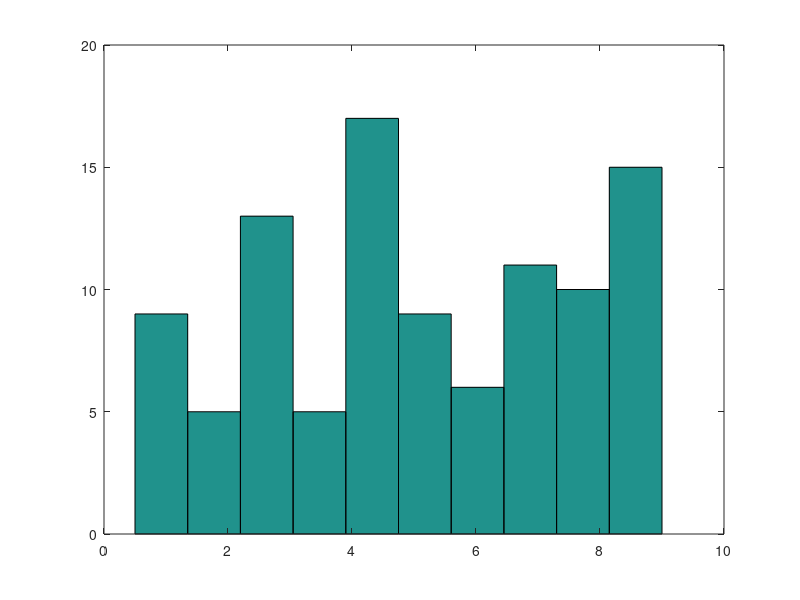

Reproduce this figure in MATLAB.

%  VARIABLES

l=9; % mitad del espacio
p=0.5; % valor del número de salto
n=100; % filas / numero de partículas
d=1; % columnas / dimensión
archivo="datos.txt";


%  Número de valores permitidos a través
%  del espacio.

k=((2*l)/p)+1;


%  Se define una matriz 'particulas'
%  que reune las coordenadas de cada partícula,
%  una por cada fila.

%  Las partículas se generan aleatoreamente
%  en función de la cantidad de
%  valores permitidos.

particulas=randi([1 k],n,d);


%///  particulas


%  Se asigna el valor real en el espacio
%  de las 'l' a cada partícula generada.

for i=1:n
  for j=1:d
    particulas(i,j)=(((particulas(i,j)-1)*p)-l);
  endfor
endfor

%/// particulas

%  Se calcula la distancia al origen
%  y se guardan los valores
%  en 'distancias'.

for i=1:n
  distancias(i,1)=sqrt(sum((particulas(i,:).^2)));
endfor

%///  distancias

hist(distancias)

fid=fopen(archivo,"w");
fprintf(fid,'%2.5f\n',distancias);
fclose(fid);
